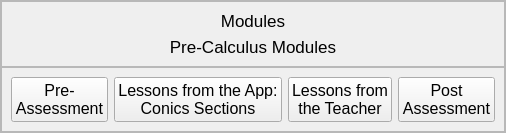
                     <widget class="QFrame" name="frame_15">
                      <property name="frameShape">
                       <enum>QFrame::StyledPanel</enum>
                      </property>
                      <property name="frameShadow">
                       <enum>QFrame::Raised</enum>
                      </property>
                      <layout class="QVBoxLayout" name="verticalLayout_23">
                       <property name="spacing">
                        <number>0</number>
                       </property>
                       <property name="leftMargin">
                        <number>0</number>
                       </property>
                       <property name="topMargin">
                        <number>0</number>
                       </property>
                       <property name="rightMargin">
                        <number>0</number>
                       </property>
                       <property name="bottomMargin">
                        <number>0</number>
                       </property>
                       <item>
                        <widget class="QFrame" name="frame_13">
                         <property name="frameShape">
                          <enum>QFrame::StyledPanel</enum>
                         </property>
                         <property name="frameShadow">
                          <enum>QFrame::Raised</enum>
                         </property>
                         <layout class="QVBoxLayout" name="verticalLayout_24">
                          <item>
                           <widget class="QLabel" name="label_14">
                            <property name="font">
                             <font>
                              <pointsize>13</pointsize>
                             </font>
                            </property>
                            <property name="text">
                             <string>Modules</string>
                            </property>
                            <property name="alignment">
                             <set>Qt::AlignCenter</set>
                            </property>
                           </widget>
                          </item>
                          <item>
                           <widget class="QLabel" name="label_20">
                            <property name="font">
                             <font>
                              <pointsize>13</pointsize>
                             </font>
                            </property>
                            <property name="text">
                             <string>Pre-Calculus Modules</string>
                            </property>
                            <property name="alignment">
                             <set>Qt::AlignCenter</set>
                            </property>
                           </widget>
                          </item>
                         </layout>
                        </widget>
                       </item>
                       <item>
                        <widget class="QFrame" name="frame_14">
                         <property name="frameShape">
                          <enum>QFrame::StyledPanel</enum>
                         </property>
                         <property name="frameShadow">
                          <enum>QFrame::Raised</enum>
                         </property>
                         <layout class="QHBoxLayout" name="horizontalLayout_5">
                          <item>
                           <widget class="QPushButton" name="assessment_pushButton">
                            <property name="font">
                             <font>
                              <pointsize>12</pointsize>
                             </font>
                            </property>
                            <property name="styleSheet">
                             <string notr="true">QPushButton#assessment_pushButton:hover{
	color: rgb(145, 173, 179);
	border-radius: 5px
}
QPushButton#assessment_pushButton:pressed{
	color: rgb(244, 77, 0);
}
</string>
                            </property>
                            <property name="text">
                             <string>Pre-
Assessment</string>
                            </property>
                           </widget>
                          </item>
                          <item>
                           <widget class="QPushButton" name="module1_pushButton">
                            <property name="sizePolicy">
                             <sizepolicy hsizetype="Minimum" vsizetype="Fixed">
                              <horstretch>0</horstretch>
                              <verstretch>0</verstretch>
                             </sizepolicy>
                            </property>
                            <property name="font">
                             <font>
                              <pointsize>12</pointsize>
                              <weight>50</weight>
                              <bold>false</bold>
                             </font>
                            </property>
                            <property name="styleSheet">
                             <string notr="true">QPushButton#module1_pushButton:hover{
	color: rgb(145, 173, 179);
	border-radius: 5px
}
QPushButton#module1_pushButton:pressed{
	color: rgb(244, 77, 0);
}
</string>
                            </property>
                            <property name="text">
                             <string>Lessons from the App:
Conics Sections</string>
                            </property>
                            <property name="iconSize">
                             <size>
                              <width>50</width>
                              <height>50</height>
                             </size>
                            </property>
                           </widget>
                          </item>
                          <item>
                           <widget class="QPushButton" name="module2_pushButton">
                            <property name="font">
                             <font>
                              <pointsize>12</pointsize>
                             </font>
                            </property>
                            <property name="styleSheet">
                             <string notr="true">QPushButton#module2_pushButton:hover{
	color: rgb(145, 173, 179);
	border-radius: 5px
}
QPushButton#module2_pushButton:pressed{
	color: rgb(244, 77, 0);
}
</string>
                            </property>
                            <property name="text">
                             <string>Lessons from 
the Teacher</string>
                            </property>
                           </widget>
                          </item>
                          <item>
                           <widget class="QPushButton" name="postTest_pushButton">
                            <property name="font">
                             <font>
                              <pointsize>12</pointsize>
                             </font>
                            </property>
                            <property name="styleSheet">
                             <string notr="true">QPushButton#postTest_pushButton:hover{
	color: rgb(145, 173, 179);
	border-radius: 5px
}
QPushButton#postTest_pushButton:pressed{
	color: rgb(244, 77, 0);
}
</string>
                            </property>
                            <property name="text">
                             <string>Post 
Assessment</string>
                            </property>
                            <property name="iconSize">
                             <size>
                              <width>50</width>
                              <height>50</height>
                             </size>
                            </property>
                           </widget>
                          </item>
                         </layout>
                        </widget>
                       </item>
                      </layout>
                     </widget>
